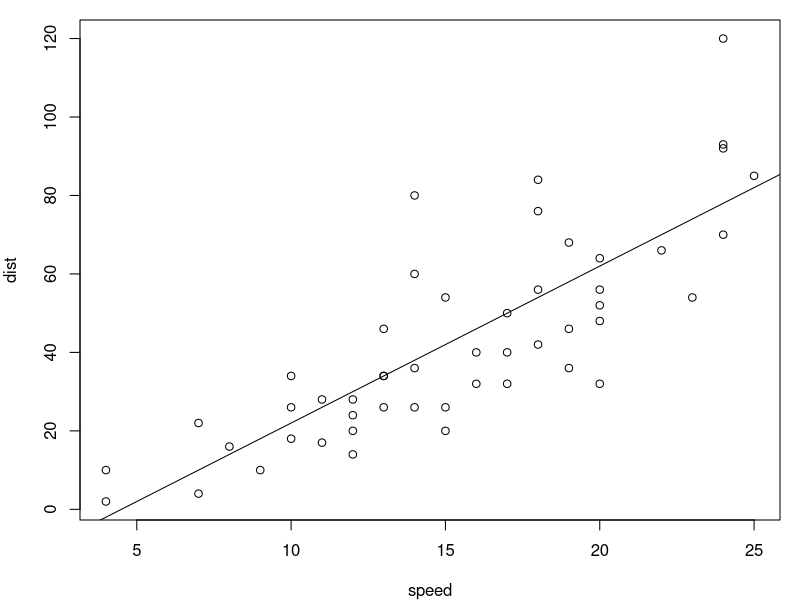
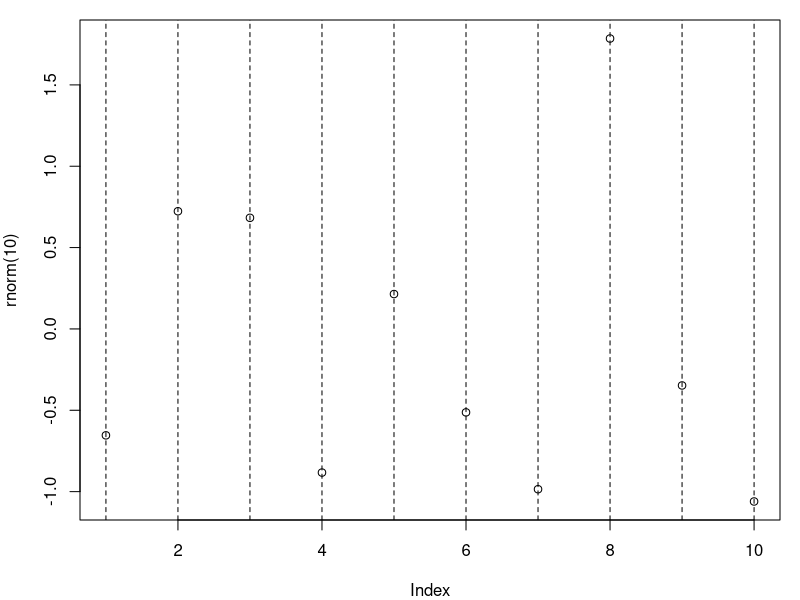

These figures' R source, in order:
## ---- chunk 1
par(mar=c(4,4,1,1))
plot(cars)         # high-level plot
abline(-18, 4)     # low-level change

plot(rnorm(10)) # high-level plot
## many low-level changes in a loop (a single R expression)
for(i in 1:10) {
  abline(v = i, lty = 2)
}
